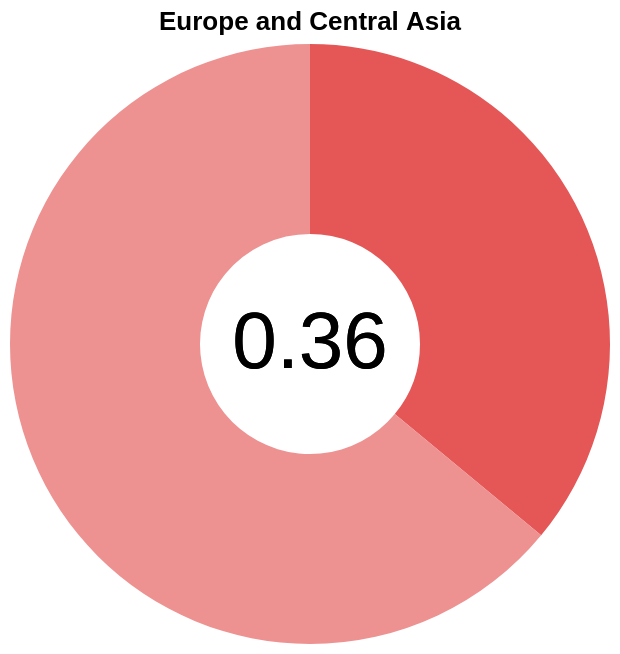

Source (Vega-Lite JSON):
### Vega-Lite specification from a JSON file in a GitHub repository (floating-point values rounded to 4 significant figures)
{"$schema": "https://vega.github.io/schema/vega-lite/v5.json", "title": "Europe and Central Asia", "width": "container", "data": {"values": [{"category": "Likely", "value": 0.36}, {"category": "Unlikely", "value": 0.64}]}, "layer": [{"mark": {"type": "arc", "innerRadius": 55}, "encoding": {"theta": {"field": "value", "type": "quantitative"}, "color": {"field": "category", "scale": {"range": ["#e55756", "#ee9191"]}, "legend": null}, "tooltip": [{"field": "value", "type": "quantitative", "title": "Proportion"}, {"field": "category", "type": "nominal", "title": "Likelihood to Report"}]}}, {"mark": {"type": "text", "text": "0.36", "fontSize": 40}, "encoding": {"color": {"value": "black"}}}]}
